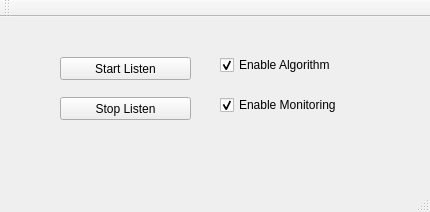
<?xml version="1.0" encoding="UTF-8"?>
<ui version="4.0">
 <class>AudioConditionClass</class>
 <widget class="QMainWindow" name="AudioConditionClass">
  <property name="geometry">
   <rect>
    <x>0</x>
    <y>0</y>
    <width>430</width>
    <height>212</height>
   </rect>
  </property>
  <property name="windowTitle">
   <string>AudioCondition</string>
  </property>
  <widget class="QWidget" name="centralWidget">
   <widget class="QPushButton" name="btn_start">
    <property name="geometry">
     <rect>
      <x>60</x>
      <y>40</y>
      <width>131</width>
      <height>23</height>
     </rect>
    </property>
    <property name="text">
     <string>Start Listen</string>
    </property>
   </widget>
   <widget class="QPushButton" name="pushButton">
    <property name="geometry">
     <rect>
      <x>60</x>
      <y>80</y>
      <width>131</width>
      <height>23</height>
     </rect>
    </property>
    <property name="text">
     <string>Stop Listen</string>
    </property>
   </widget>
   <widget class="QCheckBox" name="checkBox">
    <property name="geometry">
     <rect>
      <x>220</x>
      <y>40</y>
      <width>121</width>
      <height>16</height>
     </rect>
    </property>
    <property name="text">
     <string>Enable Algorithm</string>
    </property>
    <property name="checked">
     <bool>true</bool>
    </property>
   </widget>
   <widget class="QCheckBox" name="checkBox_2">
    <property name="geometry">
     <rect>
      <x>220</x>
      <y>80</y>
      <width>121</width>
      <height>16</height>
     </rect>
    </property>
    <property name="text">
     <string>Enable Monitoring</string>
    </property>
    <property name="checked">
     <bool>true</bool>
    </property>
   </widget>
  </widget>
  <widget class="QMenuBar" name="menuBar">
   <property name="geometry">
    <rect>
     <x>0</x>
     <y>0</y>
     <width>430</width>
     <height>23</height>
    </rect>
   </property>
  </widget>
  <widget class="QToolBar" name="mainToolBar">
   <attribute name="toolBarArea">
    <enum>TopToolBarArea</enum>
   </attribute>
   <attribute name="toolBarBreak">
    <bool>false</bool>
   </attribute>
  </widget>
  <widget class="QStatusBar" name="statusBar"/>
 </widget>
 <layoutdefault spacing="6" margin="11"/>
 <resources/>
 <connections/>
</ui>
